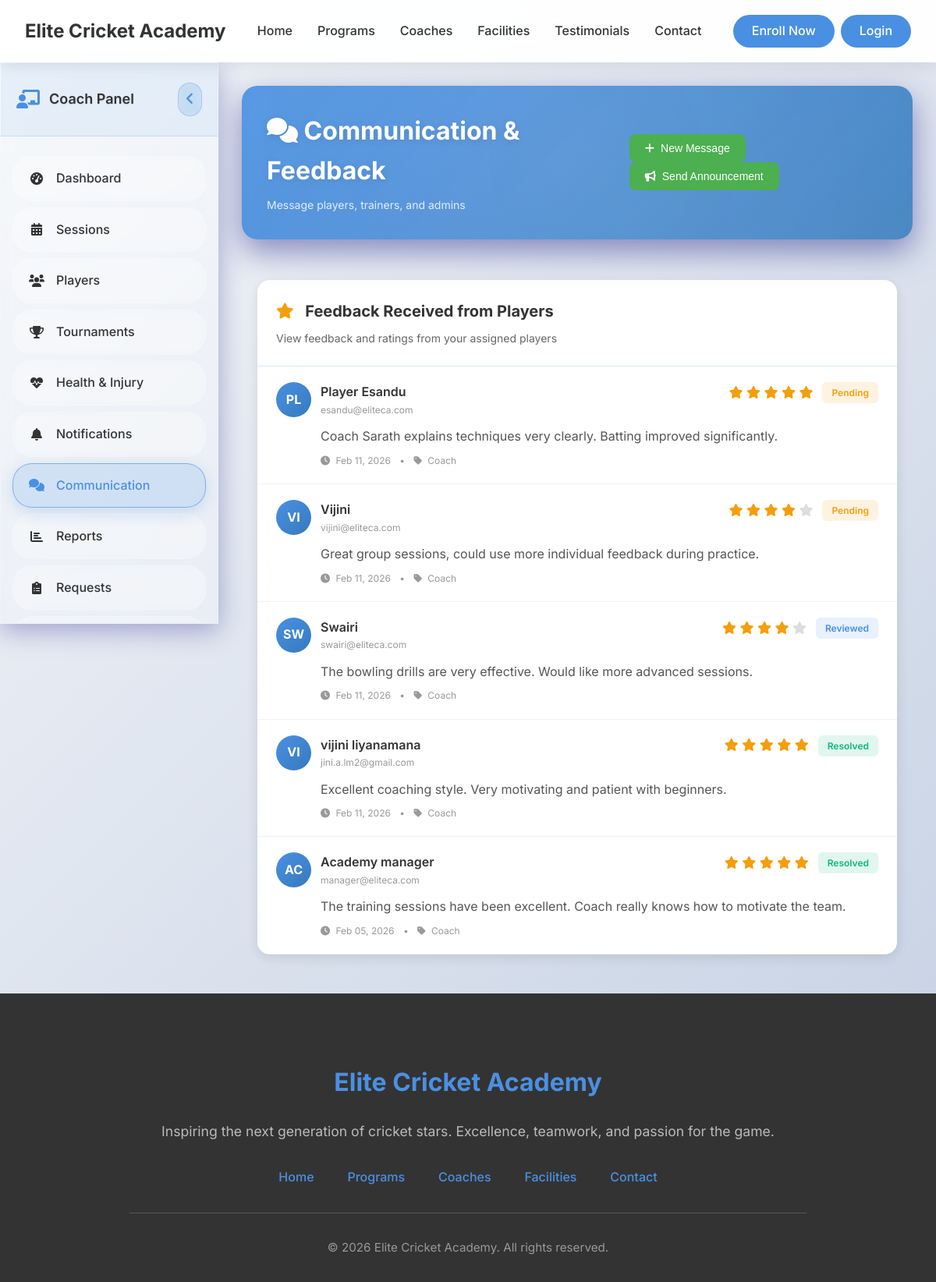
/coach/communication (signed in), run on the app's committed database.
### tables this page shows
CREATE TABLE `feedback` (
  `FeedbackID` int(11) NOT NULL,
  `FromUserID` int(11) NOT NULL,
  `ToUserID` int(11) NOT NULL,
  `Content` text NOT NULL,
  `Rating` int(11) DEFAULT NULL COMMENT 'Rating from 1 to 5',
  `Category` enum('coach','trainer','facility','equipment','shop','general') DEFAULT NULL,
  `CreatedDate` datetime DEFAULT current_timestamp(),
  `Status` enum('pending','reviewed','resolved') DEFAULT 'pending'
);

CREATE TABLE `user` (
  `UserID` int(11) NOT NULL,
  `Name` varchar(255) NOT NULL,
  `DateOfBirth` date NOT NULL,
  `PhoneNumber` varchar(20) DEFAULT NULL,
  `Email` varchar(255) NOT NULL,
  `Address` text DEFAULT NULL,
  `School` varchar(255) DEFAULT NULL COMMENT 'School or educational institution',
  `Role` enum('Admin','ShopEmployee','Coach','Trainer','Player') NOT NULL,
  `Username` varchar(100) NOT NULL,
  `PasswordHash` varchar(255) NOT NULL,
  `DateJoined` datetime DEFAULT current_timestamp(),
  `Status` enum('active','inactive') DEFAULT 'active',
  `RequiresPasswordChange` tinyint(1) DEFAULT 0 COMMENT 'Force password change on first login',
  `PasswordChangeDeadline` datetime DEFAULT NULL COMMENT 'Deadline for mandatory password change',
  `LastLoginAt` datetime DEFAULT NULL COMMENT 'Track last successful login',
  `LoginAttempts` int(11) DEFAULT 0 COMMENT 'Failed login attempts counter',
  `AccountLockedUntil` datetime DEFAULT NULL COMMENT 'Account lock expiry time',
  `CreatedBy` int(11) DEFAULT NULL COMMENT 'Admin who created this user',
  `Notes` text DEFAULT NULL COMMENT 'Admin notes about the user',
  `ProfileImage` varchar(255) DEFAULT NULL COMMENT 'Relative path to user profile image (e.g., uploads/profile_images/profile_1_123456789.jpg)'
);

### app/controllers/Coach.php (called while the page is built, shortened)
<?php
class Coach extends Controller {
    public function communication() {
        $coachId = $_SESSION['user_id'];
        $userModel = $this->model('M_Users');
        $feedbacks = $userModel->getFeedbackForUser($coachId);
        $data = [
            'title' => 'Communication & Feedback - Elite Cricket Academy',
            'feedbacks' => $feedbacks
        ];
        $this->view('coach/communication', $data);
    }
}
?>

### app/libraries/Core.php (called while the page is built, shortened)
<?php
class Core {
    protected $currentMethod = 'index';
    public function __construct() {
        $url = $this->getURL();
        if($url && file_exists('../app/controllers/' . ucwords($url[0]) . '.php')) {
            unset($url[0]);
        }
        $this->currentController = new $this->currentController;
        if(isset($url[1])) {
            if(method_exists($this->currentController, $url[1])) {
                $this->currentMethod = $url[1];
                unset($url[1]);
            }
        }
        $this->param = $url ? array_values($url) : [];
        call_user_func_array([$this->currentController, $this->currentMethod], $this->param);
    }
    public function getURL() {
        if(isset($_GET['url'])) {
            $url = rtrim($_GET['url'], '/');
            $url = filter_var($url, FILTER_SANITIZE_URL);
            $url = explode('/', $url);
            return $url;
        }
    }
}
?>

### public/index.php (called while the page is built, shortened)
<?php
    $ini = new Core();
?>

### app/libraries/Database.php (called while the page is built, shortened)
<?php
    class Database {
        private $host = DB_HOST;
        private $user = DB_USER;
        private $password = DB_PASS;
        private $dbname = DB_NAME;
        private $dbh;
        private $statement;
        public function __construct() {
            $dsn = "mysql:host=". $this->host .";dbname=". $this->dbname;
            $options = array(
                PDO::ATTR_PERSISTENT => true,
                PDO::ATTR_ERRMODE => PDO::ERRMODE_EXCEPTION
            );
            try {
                $this->dbh = new PDO($dsn, $this->user, $this->password, $options);
                $this->dbh->setAttribute(PDO::ATTR_CASE, PDO::CASE_NATURAL);
                $this->dbh->setAttribute(PDO::ATTR_ERRMODE, PDO::ERRMODE_EXCEPTION);
                $this->dbh->setAttribute(PDO::ATTR_DEFAULT_FETCH_MODE, PDO::FETCH_OBJ);
            } catch (PDOException $e) {
                $this->error = $e->getMessage();
                echo "Connection failed: " . $this->error;
            }
        }
        public function query($sql) {
            $this->statement = $this->dbh->prepare($sql);
    }
    public function bind($param, $value, $type = null) {
            if (is_null($type)) {
                switch(true){
                    case is_int($value):
                        $type = PDO::PARAM_INT;
                        break;
                }
            }
            $this->statement->bindValue($param, $value, $type);
        }
        public function execute() {
            try {
                $result = $this->statement->execute();
                return $result;
            } catch (PDOException $e) {
                error_log("Database execution error: " . $e->getMessage());
                error_log("SQL Error Info: " . print_r($this->statement->errorInfo(), true));
                return false;
            }
        }
        public function resultSet() {
            $this->execute();
            return $this->statement->fetchAll(PDO::FETCH_OBJ);
        }
    }
?>

### app/models/M_Users.php (called while the page is built, shortened)
<?php
class M_Users {
    private $db;
    public function __construct() {
        $this->db = new Database();
    }
    public function getFeedbackForUser($userId) {
        $this->db->query('SELECT
            f.FeedbackID, f.Content, f.Rating, f.Category, f.Status, f.CreatedDate,
            u.Name as FromUserName, u.Email as FromUserEmail
        FROM feedback f
        JOIN User u ON f.FromUserID = u.UserID
        WHERE f.ToUserID = :userId
        ORDER BY f.CreatedDate DESC');
        $this->db->bind(':userId', $userId);
        return $this->db->resultSet();
    }
}
?>

### app/views/coach/communication.php (the view, shortened to what this page needs)
<?php require_once APPROOT . '/views/inc/components/header.php'; ?>
<link rel="stylesheet" href="<?php echo URLROOT; ?>/css/coach-dashboard.css">
<link rel="stylesheet" href="<?php echo URLROOT; ?>/css/coach-communication.css">
    <div class="coach-layout">
        <div class="coach-sidebar" id="coachSidebar">
            <div class="sidebar-header">
                <div class="coach-logo">
                    <i class="fas fa-chalkboard-teacher"></i>
                    <h3>Coach Panel</h3>
                </div>
                <button class="sidebar-toggle" id="sidebarToggle">
                    <i class="fas fa-angle-left"></i>
                </button>
            </div>
            <nav class="sidebar-nav">
                <ul class="nav-menu">
                    <li class="nav-item">
                        <a href="<?php echo URLROOT; ?>/coach/dashboard" class="nav-link" data-tooltip="Dashboard">
                            <i class="fas fa-tachometer-alt"></i>
                            <span>Dashboard</span>
                        </a>
                    </li>
                    <li class="nav-item">
                        <a href="<?php echo URLROOT; ?>/coach/sessions" class="nav-link" data-tooltip="Sessions">
                            <i class="fas fa-calendar-alt"></i>
                            <span>Sessions</span>
                        </a>
                    </li>
                    <li class="nav-item">
                        <a href="<?php echo URLROOT; ?>/coach/players" class="nav-link" data-tooltip="Players">
                            <i class="fas fa-users"></i>
                            <span>Players</span>
                        </a>
                    </li>
                    <li class="nav-item">
                        <a href="<?php echo URLROOT; ?>/coach/tournaments" class="nav-link" data-tooltip="Tournaments">
                            <i class="fas fa-trophy"></i>
                            <span>Tournaments</span>
                        </a>
                    </li>
                    <li class="nav-item">
                        <a href="<?php echo URLROOT; ?>/coach/health" class="nav-link" data-tooltip="Health & Injury">
                            <i class="fas fa-heartbeat"></i>
                            <span>Health & Injury</span>
                        </a>
                    </li>
                    <li class="nav-item">
                        <a href="<?php echo URLROOT; ?>/coach/notifications" class="nav-link" data-tooltip="Notifications">
                            <i class="fas fa-bell"></i>
                            <span>Notifications</span>
                        </a>
                    </li>
                    <li class="nav-item active">
                        <a href="<?php echo URLROOT; ?>/coach/communication" class="nav-link" data-tooltip="Communication">
                            <i class="fas fa-comments"></i>
                            <span>Communication</span>
                        </a>
                    </li>
                    <li class="nav-item">
                        <a href="<?php echo URLROOT; ?>/coach/reports" class="nav-link" data-tooltip="Reports">
                            <i class="fas fa-chart-bar"></i>
                            <span>Reports</span>
                        </a>
                    </li>
                    <li class="nav-item">
                        <a href="<?php echo URLROOT; ?>/coach/requests" class="nav-link" data-tooltip="Requests">
                            <i class="fas fa-clipboard-list"></i>
                            <span>Requests</span>
                        </a>
                    </li>
                    <li class="nav-item">
                        <a href="<?php echo URLROOT; ?>/coach/events" class="nav-link" data-tooltip="Events">
                        </a>
                    </li>
                </ul>
            </nav>
        </div>
        <div class="main-content">
            <div class="dashboard-header">
                <div class="header-content">
                    <div class="header-left">
                        <h1>
                            <i class="fas fa-comments"></i>
                            Communication & Feedback
                        </h1>
                        <p style="margin: 0; opacity: 0.9; font-size: 14px;">Message players, trainers, and admins</p>
                    </div>
                    <div class="header-actions">
                        <button class="btn-primary" id="newMessageBtn">
                            <i class="fas fa-plus"></i>
                            New Message
                        </button>
                        <button class="btn-primary" id="newAnnouncementBtn">
                            <i class="fas fa-bullhorn"></i>
                            Send Announcement
                        </button>
                    </div>
                </div>
            </div>
            <div class="communication-content" style="padding: 20px;">
                <div style="background: white; border-radius: 16px; box-shadow: 0 4px 15px rgba(0,0,0,0.1); overflow: hidden;">
                    <div style="padding: 24px; border-bottom: 1px solid rgba(74, 144, 226, 0.2);">
                        <h2 style="margin: 0; font-size: 20px; font-weight: 700; color: #333;">
                            <i class="fas fa-star" style="color: #f59e0b; margin-right: 10px;"></i>
                            Feedback Received from Players
                        </h2>
                        <p style="margin: 8px 0 0 0; color: #666; font-size: 14px;">View feedback and ratings from your assigned players</p>
                    </div>
                    <?php if (!empty($data['feedbacks'])): ?>
                        <?php foreach ($data['feedbacks'] as $feedback): ?>
                        <div style="padding: 20px 24px; border-bottom: 1px solid rgba(0,0,0,0.05); transition: background 0.3s;" onmouseover="this.style.backgroundColor='rgba(74,144,226,0.03)'" onmouseout="this.style.backgroundColor='transparent'">
                            <div style="display: flex; justify-content: space-between; align-items: start; margin-bottom: 12px;">
                                <div style="display: flex; align-items: center; gap: 12px;">
                                    <div style="width: 45px; height: 45px; background: linear-gradient(135deg, #4A90E2, #357ABD); border-radius: 50%; display: flex; align-items: center; justify-content: center; color: white; font-weight: 700;">
                                        <?php echo strtoupper(substr($feedback->FromUserName, 0, 2)); ?>
                                    </div>
                                    <div>
                                        <div style="font-weight: 600; color: #333; font-size: 16px;"><?php echo htmlspecialchars($feedback->FromUserName); ?></div>
                                        <div style="font-size: 12px; color: #999;"><?php echo htmlspecialchars($feedback->FromUserEmail); ?></div>
                                    </div>
                                </div>
                                <div style="display: flex; align-items: center; gap: 12px;">
                                    <div style="color: #f59e0b;">
                                        <?php for ($i = 1; $i <= 5; $i++): ?>
                                            <i class="fas fa-star" style="<?php echo $i <= $feedback->Rating ? 'color: #f59e0b;' : 'color: #ddd;'; ?>"></i>
                                        <?php endfor; ?>
                                    </div>
                                    <?php
                                    $statusColors = ['pending' => '#f59e0b', 'reviewed' => '#4A90E2', 'resolved' => '#10b981'];
                                    $sColor = $statusColors[$feedback->Status] ?? '#666';
                                    ?>
                                    <span style="background: <?php echo $sColor; ?>20; color: <?php echo $sColor; ?>; padding: 4px 12px; border-radius: 6px; font-size: 12px; font-weight: 600; text-transform: capitalize;">
                                        <?php echo $feedback->Status; ?>
                                    </span>
                                </div>
                            </div>
                            <p style="margin: 0; color: #555; line-height: 1.6; padding-left: 57px;">
                                <?php echo htmlspecialchars($feedback->Content); ?>
                            </p>
                            <div style="padding-left: 57px; margin-top: 8px; font-size: 12px; color: #999;">
                                <i class="fas fa-clock" style="margin-right: 4px;"></i>
                                <?php echo date('M d, Y', strtotime($feedback->CreatedDate)); ?>
                                <span style="margin: 0 8px;">•</span>
                                <i class="fas fa-tag" style="margin-right: 4px;"></i>
                                <?php echo ucfirst($feedback->Category); ?>
                            </div>
                        </div>
                        <?php endforeach; ?>
                    <?php endif; ?>
                </div>
            </div>
        </div>
    </div>
<?php require_once APPROOT . '/views/inc/components/footer.php'; ?>

### data on the page
feedback: FromUserID.Name "PL", FromUserID.Name "Player Esandu", FromUserID.Email "esandu@eliteca.com", Rating 5 (drawn), Status "Pending", Content "Coach Sarath explains techniques very clearly. Batting improved significantly.", CreatedDate "Feb 11, 2026", Category "Coach"
feedback: FromUserID.Name "VI", FromUserID.Name "Vijini", FromUserID.Email "vijini@eliteca.com", Rating 4 (drawn), Status "Pending", Content "Great group sessions, could use more individual feedback during practice.", CreatedDate "Feb 11, 2026", Category "Coach"
feedback: FromUserID.Name "SW", FromUserID.Name "Swairi", FromUserID.Email "swairi@eliteca.com", Rating 4 (drawn), Status "Reviewed", Content "The bowling drills are very effective. Would like more advanced sessions.", CreatedDate "Feb 11, 2026", Category "Coach"
feedback: FromUserID.Name "VI", FromUserID.Name "vijini liyanamana", FromUserID.Email "jini.a.lm2@gmail.com", Rating 5 (drawn), Status "Resolved", Content "Excellent coaching style. Very motivating and patient with beginners.", CreatedDate "Feb 11, 2026", Category "Coach"
feedback: FromUserID.Name "AC", FromUserID.Name "Academy manager", FromUserID.Email "manager@eliteca.com", Rating 5 (drawn), Status "Resolved", Content "The training sessions have been excellent. Coach really knows how to motivate the team.", CreatedDate "Feb 05, 2026", Category "Coach"
